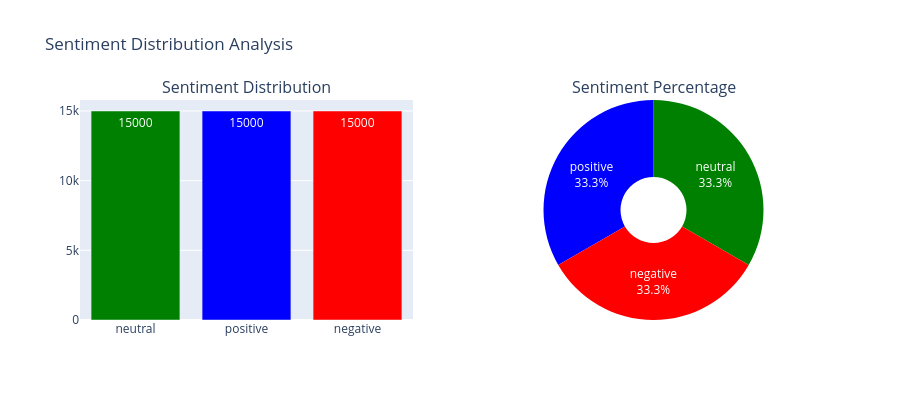

The code cell stored with this chart in its notebook:
### Code cell
fig = make_subplots(
    rows=1, cols=2,
    subplot_titles=('Sentiment Distribution', 'Sentiment Percentage'),
    specs= [[{"type": "bar"}, {"type": "pie"}]]
)

#Bar Chart
fig.add_trace(
    go.Bar(
        x=sentiment_counts.index,
        y=sentiment_counts.values,
        marker_color=['green', 'blue', 'red'],
        text=sentiment_counts.values,
        textposition='auto', 
        name='Count'
    ),
    row=1, col=1
)

#Pie Chart
fig.add_trace(
    go.Pie(
        labels=sentiment_counts.index,
        values=sentiment_counts.values,
        marker_colors=['green', 'blue', 'red'],
        textinfo='percent+label',
        hole=0.3
    ),
    row=1, col=2
) 

fig.update_layout(
    title_text = "Sentiment Distribution Analysis",
    height=400,
    showlegend=False
)

fig.show()

### Figure 1 — Plotly figure (JSON) as saved in the notebook; plotly's stock layout.template omitted (floating-point values rounded to 4 significant figures)
{"data": [{"marker": {"color": ["green", "blue", "red"]}, "name": "Count", "text": [15000.0, 15000.0, 15000.0], "textposition": "auto", "type": "bar", "x": ["neutral", "positive", "negative"], "xaxis": "x", "y": [15000, 15000, 15000], "yaxis": "y"}, {"domain": {"x": [0.55, 1], "y": [0, 1]}, "hole": 0.3, "labels": ["neutral", "positive", "negative"], "marker": {"colors": ["green", "blue", "red"]}, "textinfo": "percent+label", "type": "pie", "values": [15000, 15000, 15000]}], "layout": {"annotations": [{"font": {"size": 16}, "showarrow": false, "text": "Sentiment Distribution", "x": 0.225, "xanchor": "center", "xref": "paper", "y": 1, "yanchor": "bottom", "yref": "paper"}, {"font": {"size": 16}, "showarrow": false, "text": "Sentiment Percentage", "x": 0.775, "xanchor": "center", "xref": "paper", "y": 1, "yanchor": "bottom", "yref": "paper"}], "height": 400, "showlegend": false, "title": {"text": "Sentiment Distribution Analysis"}, "xaxis": {"anchor": "y", "domain": [0, 0.45]}, "yaxis": {"anchor": "x", "domain": [0, 1]}}}
